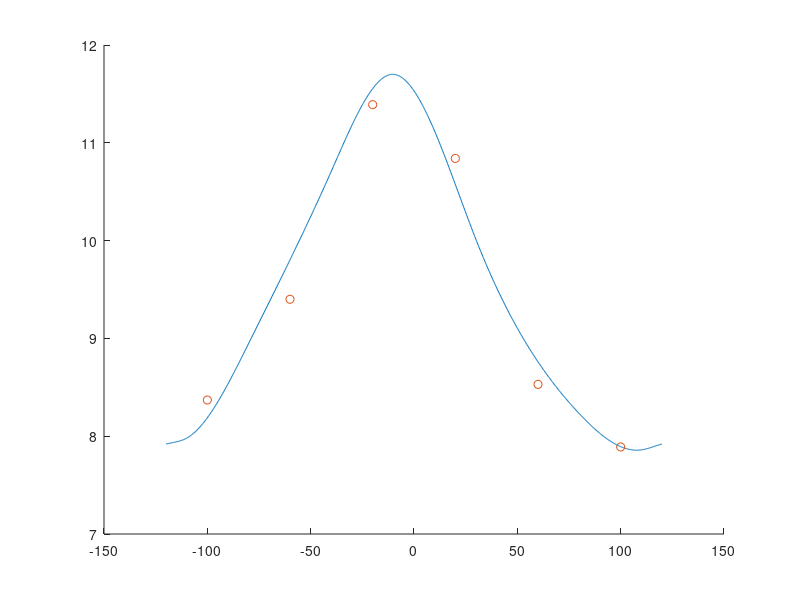

Write the MATLAB code that produced this figure.
x = [-120 -110 -80 -40 -10 30 80 110 120];
y = [7.92 7.98 8.95 10.71 11.70 10.01 8.23 7.86 7.92];
sx = linspace(-120,120,1000);
sy = ppval(csape(x,y,'periodic'),sx);
hold on;
plot(sx,sy);
plot([-100 -60 -20 20 60 100],...
[8.37 9.40 11.39 10.84 8.53 7.89]...
,'o');
hold off;